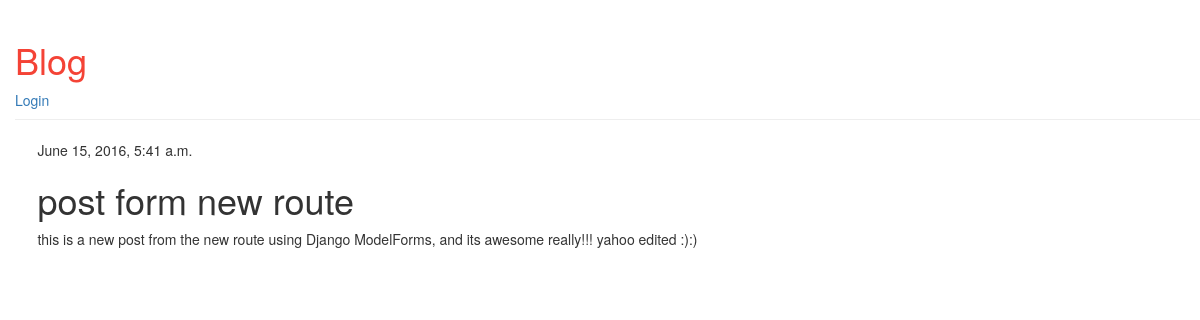
Screenshot of /post/3/ with the database file from the repository.
### blog/models.py (models this page shows, shortened)
class Post(models.Model):
    author = models.ForeignKey('auth.User')
    title = models.CharField(max_length=200)
    text = models.TextField()
    created_date = models.DateTimeField(default=timezone.now())
    published_date = models.DateTimeField(blank=True, null=True)

### blog/views.py (the view)
# urls.py: url(r'^post/(?P<pk>\d+)/$', views.post_detail, name="post_detail"),
def post_detail(request, pk):
    post = get_object_or_404(Post, pk=pk)
    return render(request, 'blog/post_detail.html', {'post': post})

### blog/templates/blog/post_detail.html (shortened to what this page needs)
{% extends "blog/base.html" %}
{% block content %}
  <div>
    {% if post.published_date %}
    <div>
      {{post.published_date}}
    </div>
    {% endif %}
    <h1>{{post.title}}</h1>
    <p>
      {{post.text | linebreaks}}
    </p>
  </div>
{% endblock %}

### blog/static/css/blog.css (style rules this page uses)
body { padding-left: 15px; }

### rows the page displays
Post: published_date "June 15, 2016, 5:41 a.m.", title "post form new route", text "this is a new post from the new route using Django ModelForms, and its awesome really!!! yahoo edited :):)"
